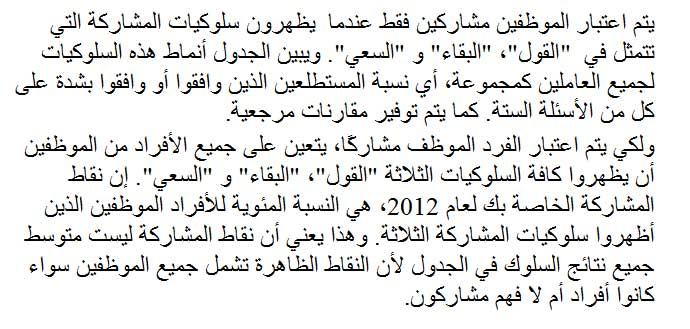
#> input picture document.jpg, 690 x 329 px
$ python -i new.py   (imports and definitions only)   (older library calls are emulated)
#> lines starting #> are read from the running program, lines starting #| are printed output that depends on the picture; after the words box and inside, x2 and y2 are one past the last pixel; in counts of white or black regions, pixels touching at a corner belong together
import os
import cv2
import math
import copy
import pylab
import shutil
import datetime

import numpy as np
import random as rd
import operator as op
import functools as ft
import itertools as it
import collections as col

from skan import csr
from os import listdir
from scipy import optimize
from scipy import integrate as intg
from skimage import morphology
from os.path import isfile, join
from matplotlib import pyplot as plt
from decimal import Decimal, getcontext

from concurrent import futures
from sklearn.mixture import GaussianMixture
from concurrent.futures import ProcessPoolExecutor


# [132 lines left out: functions interpolated_intercepts, draw_edges, overlay_edges, get_spaced_colors, draw_graph_edges, not called in this run]


# ---------------------------------------------------------------------------------
# split touching lines. find mean line width in image
# find connected components
# calculate width (x_max - x_min)
# cluster connected components following width
# find cluster with highest width average
# for each connected component create histogram. each bin is row value count number of pixels
# find three adjacent bins with min average of all, and remove them from image
def split_touching_lines(image, average_width=None):
    # [76 lines left out: functions calc_valleys, get_n_cut_valleys, not called in this run]
        # print('x_s_1=', x_s_1)
        # print('x_s_2=', x_s_2)
        # print('x_s_3=', x_s_3)

    def gauss(x_value, mu, sigma, A):
        return A * pylab.exp(-(x_value - mu) ** 2 / 2 / sigma ** 2)

    def draw_component_on_image(label_i, all_labels, overlay_image, color):
        for index in zip(*np.where(all_labels == label_i)):
            overlay_image[index] = color

    def draw_component(pixels_list, draw_on_image):
        for p in pixels_list:
            draw_on_image[p] = (255, 0, 0)

    def cluster_elements(heights_to_cluster, average_width=None):
        n_clusters = 3
        heights_to_cluster = np.asarray(heights_to_cluster).reshape(-1, 1)
        # k_means = KMeans(n_clusters=n_clusters)
        gmm = GaussianMixture(n_components=n_clusters)
        # k_means.fit(heights_to_cluster)
        gmm.fit(heights_to_cluster)
        # y_k_means = k_means.predict(heights_to_cluster)
        y_k_means = gmm.predict(heights_to_cluster)
        # print('y_k_means=', y_k_means)
        # print('y_k_gmms=', y_k_means_gmm)
        # print('=------------------=')
        clustered_heights = [[] for k in range(n_clusters)]

        for k in range(n_clusters):
            ix = 0
            for y_k in y_k_means:
                if y_k == k:
                    clustered_heights[k].append(heights_to_cluster[ix][0])
                ix += 1

        # [6 lines of commented-out code are left out]
        clusters = [list(filter(lambda x_0: x_0 == k, y_k_means)) for k in range(n_clusters)]
        cluster_size = [len(cluster) for cluster in clusters]
        # print('cluster_size=', cluster_size)
        cluster_total_widths = [sum(heights_to_cluster[l[0]] for l in enumerate(y_k_means) if l[1] == k) for k in
                                 range(n_clusters)]
        cluster_average_sizes = [pair[0] / pair[1] if pair[1] != 0 else 0 for pair in zip(cluster_total_widths, cluster_size)]

        # print('cluster_sizes=', cluster_size)
        # print('cluster_total_widths=', cluster_total_widths)
        # print('cluster_average_sizes=', cluster_average_sizes)

        cluster_total = [ft.reduce(lambda x_1, y_1: x_1 + y_1[1] if y_1[0] == k else x_1,
                                   zip(list(y_k_means), heights_to_cluster), 0) for k in range(n_clusters)]
        max_cluster = np.argmax([c[1]/c[0] for c in zip(cluster_size, cluster_total)])
        # print('maxCluster=', max_cluster)
        # print('widths=', cluster_average_sizes)
        ratios = [(cluster_average_sizes[z] / cluster_average_sizes[max_cluster])[0] for z in range(n_clusters)]
        max_average = cluster_average_sizes[np.argmax(ratios)]
        # print('first_cluster:', 'index=', np.argmax(ratios), 'size=', cluster_average_sizes[np.argmax(ratios)])
        # print('ratios=', ratios)
        first_cluster = ratios[np.argmax(ratios)]
        ratios[np.argmax(ratios)] = -1
        second_cluster = ratios[np.argmax(ratios)]
        ratios[np.argmax(ratios)] = -1
        third_cluster = ratios[np.argmax(ratios)]
        # [7 lines of commented-out code are left out]
        if average_width is not None:
            # return y_k_means, max_cluster, cluster_average_sizes[np.argmax(ratios)], average_width
            return y_k_means, max_cluster, max_average, average_width
        print('ratios=', third_cluster, second_cluster, first_cluster)
        if third_cluster * 3 > second_cluster and second_cluster * 3 > first_cluster and third_cluster * 3 < first_cluster:
            # return y_k_means, max_cluster, cluster_average_sizes[np.argmax(ratios)], None
            return y_k_means, max_cluster, max_average, None
        else:
            return y_k_means, None, None, None

    num_labels, labels, stats, centroids = cv2.connectedComponentsWithStats(image, connectivity=8, ltype=cv2.CV_32S)
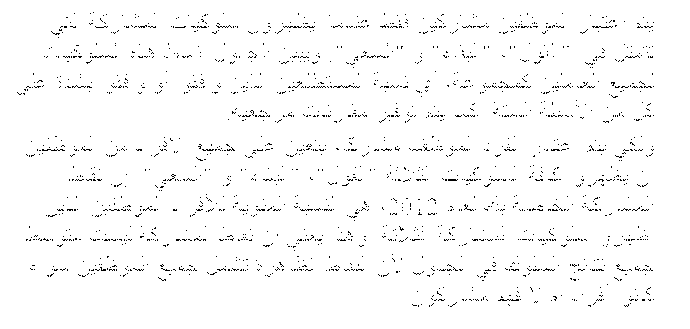
#> labels: shape (329, 690) int32; values 0 (black) and 1 (white), 97.7% white; black in thin lines or dots, all inside (x1, y1, x2, y2) = (17, 12, 654, 307)
#> num_labels = 2; stats = [[17, 12, 637, 295, 5117], [0, 0, 690, 329, 221893]]; centroids = [[360.3, 155.5], [344.1, 164.2]]
    heights = [component[3] for component in stats[1:]]
#> heights = [329]
    clustered, max_cluster_index, average_width, old_width = cluster_elements(heights, average_width)

    if max_cluster_index is None:
        # print('No touching lines to be split!')
        return image, None, None, 0, None

    # [6 lines of commented-out code are left out]

    to_view = cv2.cvtColor(np.zeros_like(labels, np.uint8), cv2.COLOR_GRAY2RGB)
    i = 1
    for component in clustered:
        if component == 0:
            draw_component_on_image(i, labels, to_view, (0, 0, 255))
        elif component == 1:
            draw_component_on_image(i, labels, to_view, (0, 255, 0))
        elif component == 2:
            draw_component_on_image(i, labels, to_view, (255, 0, 0))
        i += 1
    # print('max_cluster_index=', max_cluster_index)
    before_splitting = copy.deepcopy(to_view)
    i = 0
    total_segmented = 0
    # print('components to be checked: ', len(clustered))
    # print('clustered=', clustered)
    for component in clustered:
        i += 1
        component_image = np.zeros_like(image)
        draw_component_on_image(i, labels, component_image, 255)
        x, y, w, h, = cv2.boundingRect(component_image)
        component_image = component_image[y: y + h, x: x + w]
        # cv2.imwrite(str(i) + '_' + str(component) + '.png', component_image)

        if component == max_cluster_index:
            # print('INDEX = ', i, )
            component_image = np.zeros_like(image)
            draw_component_on_image(i, labels, component_image, 255)
            x, y, w, h, = cv2.boundingRect(component_image)
            component_image = component_image[y: y + h, x: x + w]
            new_image = cv2.cvtColor(np.zeros_like(component_image), cv2.COLOR_GRAY2RGB)
            new_image[component_image == 255] = (255, 0, 0)
            # cv2.imwrite(str(i) + '_component_before.png', new_image)
            # cv2.namedWindow('before_split')
            # cv2.imshow('before_split', new_image)
            component_image = new_image
            component_indexes = list(zip(*np.where(labels == i)))
            # create histogram then split !
            y_indexes = [index[0] for index in component_indexes]
            # print('y_indexes=', y_indexes)
            min_y = min(y_indexes)
            max_y = max(y_indexes)
            j = 0
            histogram = [0 for x in range(min_y, max_y + 1)]
            # print('old_width=', old_width, 'component_width=', len(histogram))
            if old_width is not None and old_width > len(histogram):
                continue
            for y_val in range(min_y, max_y + 1):
                histogram[j] = y_indexes.count(y_val)
                j += 1

            candidate_xs = [get_n_cut_valleys(histogram, i) for i in range(2, 10)]
            candidates_xs = [elem[0] for elem in candidate_xs]
            candidates_xs_errors = [elem[1] for elem in candidate_xs]
            # print('candidate_xs[0]=', candidate_xs[0])
            # print('candidate_xs=', candidate_xs)

            candidate_xs = list(filter(lambda elem: elem is not None, candidate_xs))

            all_xs = None
            min_average_error = np.inf
            for candidate in candidate_xs:
                new_error = sum(candidate[1]) / len(candidate[1])
                # print('candidate=', len(candidate[1]), 'error=', new_error)
                if min_average_error > new_error:
                    all_xs = candidate
                    min_average_error = new_error
            # print('------------------------')
            if min_average_error == np.inf:
                continue
            # [8 lines of commented-out code are left out]
            all_xs = calc_valleys(all_xs[0], histogram)
            # [11 lines of commented-out code are left out]
            total_segmented += 1
            range_to_remove = 15
            # this to make sure the distance between the two suggested points is high enough
            # if len(xs) > 1 and xs[0][0] - xs[1][0] < 0.9 * len(histogram) / 2:
            #     xs = xs[1:]

            for item in all_xs:
                min_valley = np.int32(item[0])
                # print(min_valley)
                if histogram[min_valley] > np.max(histogram) * 0.5:
                    continue
                ranges = [range(-range_to_remove, 0), range(0, range_to_remove)]
                for one_range in ranges:
                    for j in one_range:
                        y_to_remove = min_y + min_valley + j
                        cropped_y_to_remove = min_valley + j
                        indices_to_remove = [index for index in component_indexes if index[0] == y_to_remove]
                        if len(indices_to_remove) == 0:
                            continue
                        for idx in range(component_image.shape[1]):
                            try:
                                if np.any(component_image[cropped_y_to_remove, idx] != 0):
                                    component_image[cropped_y_to_remove, idx] = (255, 255, 255)
                            except IndexError as e:
                                print(str(e))
                        # print(indices_to_remove)
                        most_left = np.min([index[1] for index in indices_to_remove])
                        # print('most_left=', most_left)
                        most_right = np.max([index[1] for index in indices_to_remove])
                        # print('most_right=', most_right)
                        # print('distance to remove=', most_right - most_left)
                        # print('total=', component_image.shape[1])
                        if most_right - most_left > 0.6 * component_image.shape[1]\
                                and len(indices_to_remove) > 0.6 * np.max(histogram):
                            break
                        for index in indices_to_remove:
                            image[index] = 0
                            to_view[index] = (255, 255, 255)
            # [9 lines of commented-out code are left out]
    return image, to_view, before_splitting, total_segmented, average_width


# ---------------------------------------------------------------------------------
# document pre processing
# [249 lines left out: functions pre_process, edge_bfs, connected_candidates, calculate_local_maxima_mask, not called in this run]


def time_print(msg):
    print('[' + str(datetime.datetime.now()) + ']', msg)


# ---------------------------------------------------------------------------------
# All vertexes with one degree (take part of one edge only) - they are removed
# All vertexes with two degree (take part of two edges exactly) - they are merged
# if three edges create a three edged circle: (u,v) (v,w) (w,u), we remove (w,u)
# this is done iteratively, until all vertexes have a degree of three or more!
# [1083 lines left out: functions prune_graph, ridge_extraction, calculate_abs_angle_difference, calculate_abs_angle, get_nearby_pixels_two_edges, get_nearby_pixels and 12 more, not called in this run]


# [6 lines not run here, left out]
        # execute_parallel('./CSG18_data/', './CSG18_results/')
        # execute_parallel('./CB55_data/', './CB55_results/')

>>> import cv2
>>> picture = cv2.imread('document.jpg', cv2.IMREAD_GRAYSCALE)
#> (the run stopped early here; a loop or call above may not have finished)
